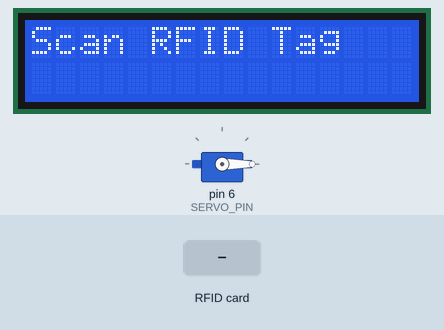
Bench run of a sketch on a simulated Arduino Uno, built with avr-gcc and run on an emulated ATmega328P. On the bench: servo, 16×2 character LCD. Inputs (shaded band) come from the test bench. What the sketch prints to the serial monitor is not drawn.

Above: at 1.3 s.
1.4 s: RFID card B3 6C 0B F7 held to the reader
At 2.0 s:
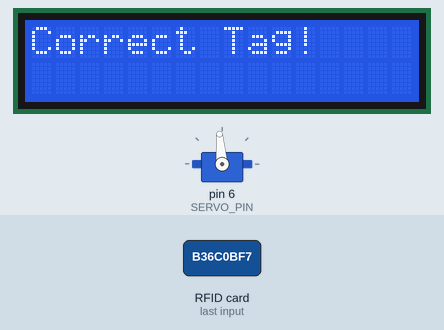
At 3.7 s:
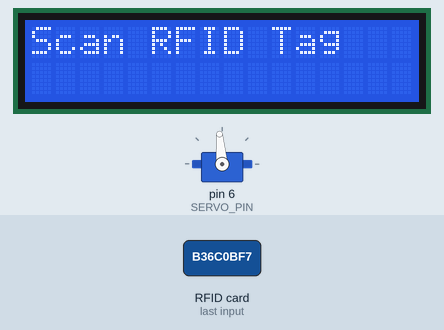
4.4 s: RFID card 5E 7A 19 C4 held to the reader
At 5.6 s:
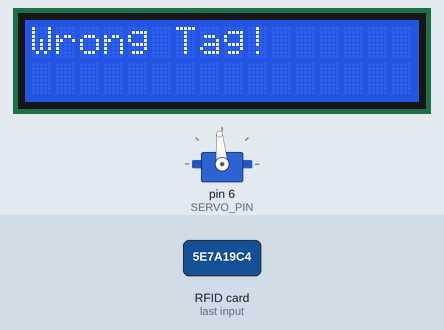
Timing chart, 0 to 7.4 s (numbered marks = the images above; inputs shaded):
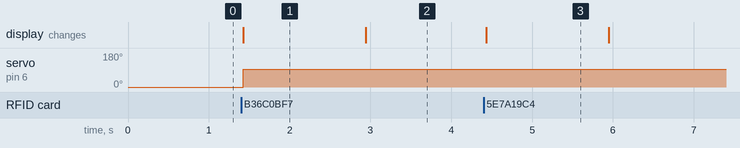

The sketch:

sketch_feb18a.ino
```cpp
#include <Wire.h>
#include <LiquidCrystal_I2C.h>
#include <SPI.h>
#include <MFRC522.h>
#include <Servo.h>

// --- LCD Setup ---
LiquidCrystal_I2C lcd(0x27, 16, 2);

// --- RFID Setup ---
#define SS_PIN 10
#define RST_PIN 9
MFRC522 rfid(SS_PIN, RST_PIN);

// --- Servo Setup ---
#define SERVO_PIN 6  // moved to D6
Servo servo;
int angle = 0;

// --- Authorized RFID UID ---
byte authorizedUID[4] = { 0xB3, 0x6C, 0x0B, 0xF7 };

void setup() {
  Serial.begin(9600);
  SPI.begin();      // Init SPI bus for RFID
  rfid.PCD_Init();  // Init MFRC522
  servo.attach(SERVO_PIN);
  servo.write(angle);  // start at 0°

  // Initialize LCD
  lcd.init();
  lcd.backlight();
  lcd.setCursor(0, 0);
  lcd.print("Scan RFID Tag");  // initial message
}

void loop() {
  // Check for new RFID card
  if (rfid.PICC_IsNewCardPresent()) {
    if (rfid.PICC_ReadCardSerial()) {
      // Compare UID
      bool authorized = true;
      for (int i = 0; i < 4; i++) {
        if (rfid.uid.uidByte[i] != authorizedUID[i]) {
          authorized = false;
          break;
        }
      }

      lcd.clear();  // clear previous message

      if (authorized) {
        lcd.setCursor(0, 0);
        lcd.print("Correct Tag!");
        Serial.println("Authorized Tag");

        // Rotate servo 0° <-> 95°
        angle = (angle == 0) ? 95 : 0;
        servo.write(angle);
      } else {
        lcd.setCursor(0, 0);
        lcd.print("Wrong Tag!");
        Serial.print("Unauthorized Tag UID:");
        for (int i = 0; i < rfid.uid.size; i++) {
          Serial.print(rfid.uid.uidByte[i] < 0x10 ? " 0" : " ");
          Serial.print(rfid.uid.uidByte[i], HEX);
        }
        Serial.println();
      }

      delay(1500);  // show message for 1.5 seconds
      lcd.clear();
      lcd.setCursor(0, 0);
      lcd.print("Scan RFID Tag");  // reset message
      rfid.PICC_HaltA();           // halt PICC
      rfid.PCD_StopCrypto1();      // stop encryption
    }
  }
}
```

Measured:
- after the input at 1.4 s, servo on pin 6 (SERVO_PIN): 0° → 95° at once; the display: changes at once (image 1)
- after the input at 4.4 s, the display: changes at once (image 3)
- what the display in image 1 shows lasts 1.5 s, from 1.4 s to 2.9 s
